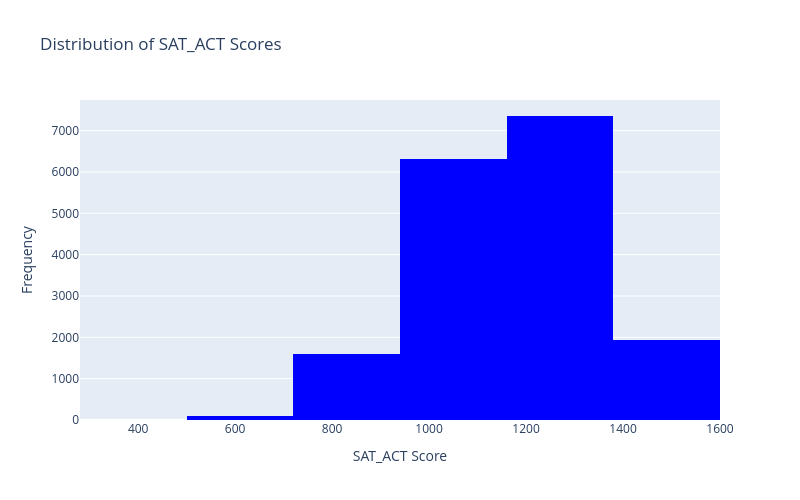

Notebook cell for this chart:
### Code cell
# Plotly histogram
# Step 1: Define six class intervals
bins = [280, 500, 720, 940, 1160, 1380, 1600]
# Step 2: Calculate frequency distribution
frequency, intervals = np.histogram(df['SAT_ACT'], bins=bins)

# Step 3: Display frequency distribution
print('SAT_ACT Score Intervals:', intervals)
print('Frequencies:', frequency)

# Step 4: Create histogram using Plotly
fig = px.histogram(
    df,
    x='SAT_ACT',
    nbins=6,
    color_discrete_sequence=['blue'],
    title='Distribution of SAT_ACT Scores',
    width=800,
    height=500
)

# Step 5: Set interval width and starting point
fig.update_traces(xbins=dict(start=280, end=1600, size=220))

# Step 6: Add axis labels
fig.update_layout(
    xaxis_title='SAT_ACT Score',
    yaxis_title='Frequency'
)

# Step 7: Display histogram
fig.show()

### Figure 1 — Plotly figure (JSON) as saved in the notebook; plotly's stock layout.template omitted (floating-point values rounded to 4 significant figures; data arrays with more than 128 entries replaced by an {"elided": "..."} marker saying what was removed)
{"data": [{"bingroup": "x", "hovertemplate": "SAT_ACT=%{x}<br>count=%{y}<extra></extra>", "legendgroup": "", "marker": {"color": "blue", "pattern": {"shape": ""}}, "name": "", "nbinsx": 6, "orientation": "v", "showlegend": false, "type": "histogram", "x": {"elided": "17339 int values"}, "xaxis": "x", "xbins": {"end": 1600, "size": 220, "start": 280}, "yaxis": "y"}], "layout": {"barmode": "relative", "height": 500, "legend": {"tracegroupgap": 0}, "title": {"text": "Distribution of SAT_ACT Scores"}, "width": 800, "xaxis": {"anchor": "y", "domain": [0, 1], "title": {"text": "SAT_ACT Score"}}, "yaxis": {"anchor": "x", "domain": [0, 1], "title": {"text": "Frequency"}}}}
